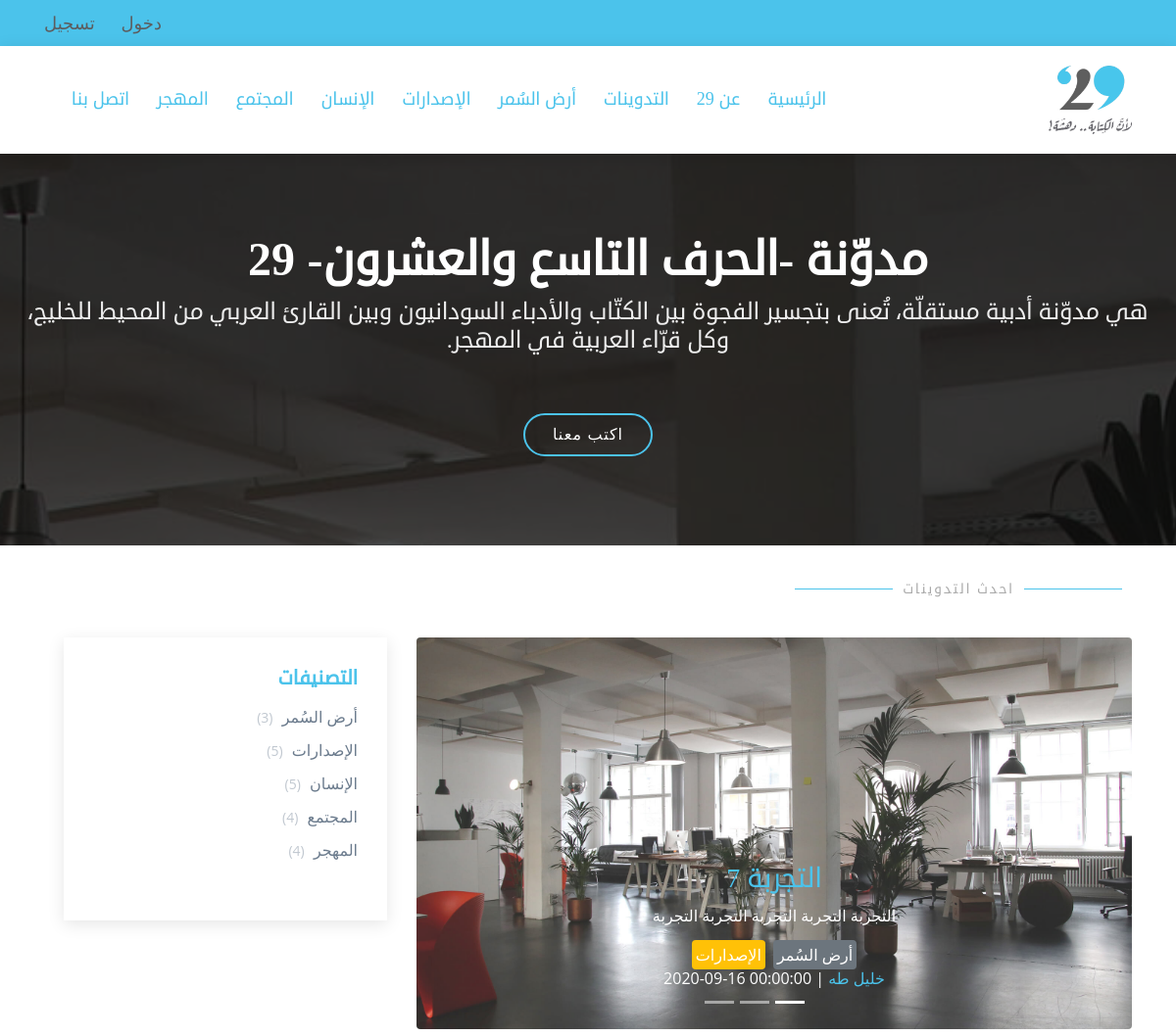
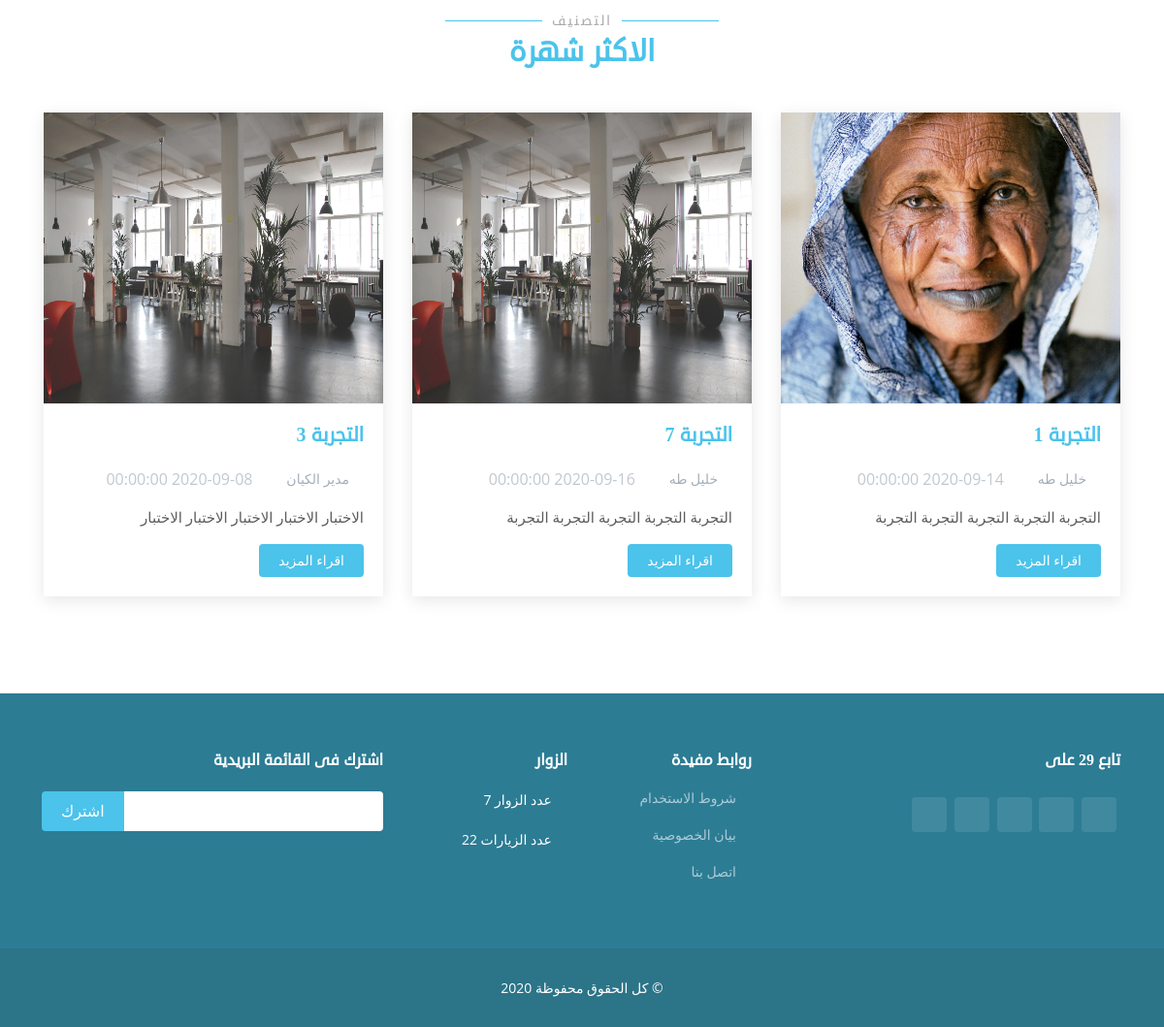
The page / on the database its author committed (2 pictures, top to bottom).
### tables this page shows
CREATE TABLE `category` (
  `cat_id` int(3) NOT NULL,
  `cat_name` varchar(50) NOT NULL,
  `cat_class` varchar(20) NOT NULL,
  `create_at` datetime NOT NULL,
  `create_by` int(5) NOT NULL,
  `update_at` datetime DEFAULT NULL,
  `update_by` int(5) DEFAULT NULL
);

CREATE TABLE `blog` (
  `b_id` int(5) NOT NULL,
  `b_user` int(5) NOT NULL,
  `b_title` varchar(100) NOT NULL,
  `b_desc` varchar(200) NOT NULL,
  `b_img` varchar(40) NOT NULL,
  `b_keywords` text NOT NULL,
  `b_blog` text NOT NULL,
  `b_accept_by` int(5) DEFAULT NULL,
  `b_accept_date` datetime DEFAULT NULL,
  `b_likes` int(5) NOT NULL DEFAULT '0',
  `b_see` int(5) NOT NULL DEFAULT '0',
  `create_at` datetime NOT NULL,
  `update_at` datetime DEFAULT NULL,
  `update_by` int(5) DEFAULT NULL
);

CREATE TABLE `staff` (
  `staff_id` int(5) NOT NULL,
  `staff_name` varchar(50) NOT NULL,
  `staff_phone` varchar(20) NOT NULL,
  `staff_email` varchar(50) NOT NULL,
  `staff_type` varchar(10) NOT NULL DEFAULT 'DR',
  `staff_address` text,
  `staff_img` varchar(20) NOT NULL DEFAULT 'user.jpg',
  `staff_active` int(1) NOT NULL DEFAULT '1',
  `staff_about` text,
  `staff_face` varchar(100) DEFAULT NULL,
  `staff_twitter` varchar(100) DEFAULT NULL,
  `staff_linked` varchar(100) DEFAULT NULL,
  `staff_instagram` varchar(100) DEFAULT NULL,
  `staff_uname` varchar(50) NOT NULL,
  `staff_pass` varchar(100) NOT NULL,
  `create_at` datetime NOT NULL,
  `create_by` int(5) DEFAULT NULL,
  `update_at` datetime DEFAULT NULL,
  `update_by` int(5) DEFAULT NULL
);

### lib/staff_settings.php (called while the page is built, shortened)
<?php
	class staff_settings
	{
		private $public_pages 			= array('login'
												,'dashboard'
												,'blog'
												);
		public function get_acsses($url)
		{
			if(array_search($url[0],$this->public_pages)!== false)
			{
				return true;
			}
			return false;
		}
	}
?>

### controller/dashboard.php (called while the page is built, shortened)
<?php
	class dashboard extends controller
	{
		function __construct()
		{
			$this->view->CSS = array();
			$this->view->JS = array('views/dashboard/JS/dash.js');
		}
		function index()
		{
			$this->view->menu 			= $this->model->menu();
			$this->view->last_blog 		= $this->model->blog('last');
			$this->view->most_read_blog = $this->model->blog('most_read');
			$this->view->most_like_blog = $this->model->blog('most_like');
			$this->view->render(array('dashboard/index'),'home');
		}
	}
?>

### index.php (called while the page is built, shortened)
<?php
	$app = new bootstrap();
?>

### lib/session.php (called while the page is built, shortened)
<?php
	class session
	{
		public static function get($key)
		{
			if(isset($_SESSION[$key]))
			{
				return $_SESSION[$key];
			}else
			{
				return false;
			}
		}
	}
?>

### lib/database.php (called while the page is built, shortened)
<?php
	class database extends PDO
	{
		function __construct()
		{
			$this->get_config();
		}
		private function get_config()
		{
			$x = $this->select("SELECT * FROM ".DB_PREFEX."config",array());
		}
		public function select($sql,$data,$fetchMode = PDO::FETCH_ASSOC)
		{
			$sth = $this->prepare($sql);
			if(count($data)>0)
			{
				foreach($data as $key => $val)
				{
					$sth->bindValue("$key",$val);
				}
			}
			$sth->execute();
			return $sth->fetchAll($fetchMode);
		}
		public function get_menu()
		{
			$x = $this->select("SELECT ".DB_PREFEX."category.*, count(blog_id) as no
								FROM ".DB_PREFEX."category
								LEFT JOIN ".DB_PREFEX."blog_category ON category = cat_id
								WHERE 1=1
								GROUP BY cat_id",array());
			$menu = array();
			foreach($x as $val)
			{
				$menu[$val['cat_id']] = array('id'=>$val['cat_id']
											,'name'=>$val['cat_name']
											,'count'=>$val['no']
											);
			}
			return $menu;
		}
	}
?>

### models/dashboard_model.php (called while the page is built, shortened)
<?php
	class dashboard_model extends model
	{
		function __construct()
		{
			parent::__construct();
		}
		public function menu()
		{
			return $this->db->get_menu();
		}
		public function blog($type="last",$limit=3)
		{
			$order = "";
			switch($type)
			{
				case "most_read": $order = "b_see"; break;
				case "most_like": $order = "b_likes"; break;
				case "last": default: $order = "b_accept_date";
			}
			$blog = array();
			$b = $this->db->select("SELECT b_id, b_title, b_desc, b_img, b_likes, b_see, b_accept_date
									,b_user, staff_name, staff_phone, staff_email, staff_img
									FROM ".DB_PREFEX."blog
									JOIN ".DB_PREFEX."staff ON b_user = staff_id
									WHERE b_accept_date IS NOT NULL
									ORDER BY $order DESC
									LIMIT $limit
									",array());
			foreach($b as $val)
			{
				$x = array('id'			=>$val['b_id'],
							'title'		=>$val['b_title'],
							'desc'		=>$val['b_desc'],
							'img'		=>$val['b_img'],
							'likes'		=>$val['b_likes'],
							'b_see'		=>$val['b_see'],
							'publish'	=>$val['b_accept_date'],
							'user'		=>$val['b_user'],
							'name'		=>$val['staff_name'],
							'phone'		=>$val['staff_phone'],
							'email'		=>$val['staff_email'],
							'user_img'	=>$val['staff_img'],
							'cat'		=>array()
							);
				$cat = $this->db->select('SELECT cat_id, cat_name,comment,cat_class
									FROM '.DB_PREFEX.'blog_category
									JOIN '.DB_PREFEX.'category ON category = cat_id
									WHERE blog_id = :ID
									',array(':ID'=>$val['b_id']));
				foreach($cat as $value)
				{
					array_push($x['cat'],array('id'=>$value['cat_id']
											,'name'=>$value['cat_name']
											,'class'=>$value['cat_class']
											,'comm'=>$value['comment']));
				}
				array_push($blog,$x);
			}
			return $blog;
		}
	}
?>

### lib/model.php (called while the page is built)
<?php
	class model
	{
		function __construct()
		{
			$this->db = new database();
		}
	}
?>

### lib/controller.php (called while the page is built, shortened)
<?php
	class controller
	{
		public function loadModel($name,$model_path)
		{
			$path = $model_path.$name.'_model.php';
			if(file_exists($path))
			{
				$this->model = new $model_name();
			}
		}
	}
?>

### views/dashboard/index.php (the view)
<section id="hero">
	<div class="hero-container" data-aos="fade-up">
		<h1>مدوّنة -الحرف التاسع والعشرون- 29</h1>
		<h2>هي مدوّنة أدبية مستقلّة، تُعنى بتجسير الفجوة بين الكتّاب والأدباء السودانيون وبين القارئ العربي من المحيط للخليج، وكل قرّاء العربية في المهجر.</h2>
		<a href="<?php echo URL ?>login/register" class="btn-get-started scrollto">اكتب معنا</a>
	</div>
</section>
<main id="main">
	<section id="blog" class="blog">
		<div class="container">
			<div class="section-title text-right">
				<h2>احدث التدوينات</h2>
			</div>
			<div class="row">
				<div class="col-lg-8">
					<div id="carouseId" class="carousel slide" data-ride="carousel">
						<ol class="carousel-indicators">
							<li data-target="#carouseId" data-slide-to="0" class="active"></li>
							<li data-target="#carouseId" data-slide-to="1"></li>
							<li data-target="#carouseId" data-slide-to="2"></li>
						</ol>
						<div class="carousel-inner">
						<?php
							$active = "active";
							foreach($this->last_blog as $val)
							{
						?>
							<div class="carousel-item <?php echo $active?>" style="">
								<img src="<?php echo URL."public/IMG/blog/".$val['img'] ?>" class="img-fluid rounded d-block w-100 h-100 slide-img" alt="">
								<div class="carousel-caption d-md-block">
									<h3> <a href="<?php echo URL."blog/details/".$val['id']?>"> <?php echo $val['title']?> </a></h3>
									<p><?php echo $val['desc']?></p>
									<div class="entry-meta">
										<div>
										<?php
											foreach($val['cat'] as $value)
											{
												echo "<span class='rounded mx-1 p-1 ".$value['class']."'>".$value['name']."</span>";
											}
										?>
										</div>
										<span> <a href="<?php echo URL."blog/user/".$val['user']?>"><i class="icofont-user"></i> <?php echo $val['name']?> </a></span> |
										<span>
											<i class="icofont-wall-clock"></i>
											<time datetime="<?php echo $val['publish']?>"> <?php echo $val['publish']?> </time>
										</span>
									</div>
								</div>
							</div>
						<?php
								$active = "";
							}
						?>
						</div>
					</div>
				</div>
				<div class="col-lg-4">
					<div class="sidebar">
						<h3 class="sidebar-title">التصنيفات</h3>
						<div class="sidebar-item categories">
							<ul>
							<?php
								foreach($this->menu as $val)
								{
									echo "<li><a href='".URL."blog/index/".$val['id']."'>".$val['name']." <span>(".$val['count'].")</span></a></li>";
								}
							?>
							</ul>
						</div>
					</div>
				</div>
			</div>
		</div>
		<br/>
		<div class="container">
			<div class="section-title">
				<h2>التصنيف</h2>
				<p>الاكثر شهرة</p>
			</div>
			<div class="row">
			<?php
				foreach($this->most_read_blog as $val)
				{
			?>
				<div class="col-lg-4  col-md-6 d-flex align-items-stretch" data-aos="fade-up">
					<article class="entry">
						<div class="entry-img">
							<img src="<?php echo URL."public/IMG/blog/".$val['img'] ?>" alt="" class="img-fluid" />
						</div>
						<h2 class="entry-title">
							<a href="<?php echo URL."blog/details/".$val['id']?>"><?php echo $val['title']?></a>
						</h2>
						<div class="entry-meta">
							<ul>
								<li class="d-flex align-items-center"><i class="icofont-user"></i> <a href="<?php echo URL."blog/user/".$val['user']?>"><?php echo $val['name']?></a></li>
								<li class="d-flex align-items-center"><i class="icofont-wall-clock"></i> <time datetime="<?php echo $val['publish']?>"><?php echo $val['publish']?></time></li>
							</ul>
						</div>
						<div class="entry-content">
							<p><?php echo $val['desc']?></p>
							<div class="read-more">
								<a href="<?php echo URL."blog/details/".$val['id']?>">اقراء المزيد </a>
							</div>
						</div>
					</article>
				</div>
			<?php
				}
			?>
			</div>
		</div>
	</section>
</main>

### lib/bootstrap.php (shortened to what this page needs)
<?php
	class bootstrap extends controller
	{
		private $_URL = NULL;
		private $_model_path = 'models/';
		private $errors = NULL;
		function __construct()
		{
			if(empty($this->_URL[1]))
			{
				$this->_URL[1] = 'index';
			}
			$access = $this->staff_settings->get_acsses($this->_URL);
			if(!$access && session::get('user_id'))
			{
				$this->errors->no_permission();
			}elseif(!$access)
			{
				header("location: ".URL."login/");
			}else
			{
				$this->_setExsistController();
			}
		}
		private function get_default_page()
		{
			if(!empty(session::get('user_type')))
			{
				return $this->staff_settings->default_page(session::get('user_type'));
			}else
			{
				return "dashboard";
			}
		}
		private function _sys_init()
		{
			$this->staff_settings 	= new staff_settings;
			$this->errors			= new errors;
		}
		private function _getURL()
		{
			$this->_URL = (isset($_GET['url']))?$_GET['url']:$this->get_default_page().'/';
			$this->_URL = rtrim($this->_URL,'/');
			if(strpos($this->_URL,"bookingfiles") === false)
			{
				$this->_URL = filter_var($this->_URL,FILTER_SANITIZE_URL);
			}
			$this->_URL = explode('/',$this->_URL);
		}
		private function _setExsistController()
		{
			$this->controller = new $this->_URL[0];
			$this->controller->loadmodel($this->_URL[0],$this->_model_path);
			if(isset($this->_URL[1]))
			{
				if(method_exists($this->controller,$this->_URL[1]))
				{
					switch(count($this->_URL))
					{
						case 2:
							$this->controller->{$this->_URL[1]}();
						break;
					}
				}else
				{
					$this->controller->index();
				}
			}else
			{
				$this->controller->index();
			}
		}
	}
?>

### views/header/header.php (shortened to what this page needs)
<!DOCTYPE html>
<html lang="ar">
<head>
	<link href="<?php echo URL ?>public/vendor/bootstrap/css/bootstrap.min.css" rel="stylesheet">
	<link href="<?php echo URL ?>public/vendor/icofont/icofont.min.css" rel="stylesheet">
	<link href="<?php echo URL ?>public/vendor/animate.css/animate.min.css" rel="stylesheet">
	<link href="<?php echo URL ?>public/CSS/style.css" rel="stylesheet">
</head>
<body>

### lib/view.php (shortened to what this page needs)
<?php
	class view
	{
		public function render($files,$class="")
		{
			$this->get_header($class);
			foreach($files as $k => $name)
			{
				$file_name = "views/".$name.".php";
				if(file_exists($file_name))
				{
					require($file_name);
				}else
				{
					$this->file_name = $name;
					require("views/error/err404.php");
				}
			}
			$this->get_footer($class);
		}
		public function get_header($class)
		{
			require("views/header/header.php");
			$this->get_menus($class);
		}
		private function get_menus($class)
		{
			if(session::get('user_type'))
			{
				require("views/menus/".session::get('user_type').".php");
				switch($class)
				{
					case 'home':
					break;
					default:
				}
			}elseif($class == 'login')
			{
				require("views/menus/bloger.php");
			}else
			{
				require("views/menus/bloger.php");
			}
		}
		public function get_footer($class)
		{
			require("views/footer/footer.php");
		}
	}
?>

### views/menus/bloger.php
<section id="topbar" class="d-none d-lg-block">
	<div class="container d-flex">
		<div class="contact-info mr-auto">
			<i class="icofont-sign-in"></i><a href="<?php echo URL ?>login">دخول</a>
			<i class="icofont-user"></i><a href="<?php echo URL ?>login/register">تسجيل</a>
		</div>
	</div>
</section>
<header id="header" class="header-inner-pages sticky-top">
	<div class="container d-flex align-items-center">
		<a href="<?php echo URL ?>" class="logo"><img src="<?php echo URL ?>public/IMG/logo.png" alt="" class="img-fluid"></a>
		<nav class="nav-menu d-none mr-auto d-lg-block">
			<ul>
				<li><a href="<?php echo URL ?>">الرئيسية</a></li>
				<li><a href="<?php echo URL ?>dashboard/about">عن 29 </a></li>
				<li><a href="<?php echo URL ?>blog/index">التدوينات</a></li>
			<?php
				foreach($this->menu as $val)
				{
					echo "<li><a href='".URL."blog/index/".$val['id']."'>".$val['name']."</a></li>";
				}
			?>
				<li><a href="<?php echo URL ?>dashboard/contact">اتصل بنا</a></li>
			</ul>
		</nav>
	</div>
</header>

### views/footer/footer.php (shortened to what this page needs)
		<footer id="footer">
			<div class="footer-top">
				<div class="container">
					<div class="row">
						<div class="col-lg-4 col-md-6">
							<div class="footer-info">
								<h4>تابع 29 على</h4>
								<div class="social-links mt-3">
									<a href="<?php echo TWITTER?>" class="twitter"><i class="icofont-twitter"></i></a>
									<a href="<?php echo FACE?>" class="facebook"><i class="icofont-facebook"></i></a>
									<a href="<?php echo INSTAGRAM?>" class="instagram"><i class="icofont-instagram"></i></a>
									<a href="<?php echo GOOGLE?>" class="google-plus"><i class="icofont-skype"></i></a>
									<a href="<?php echo LINKEDIN?>" class="linkedin"><i class="icofont-linkedin"></i></a>
								</div>
							</div>
						</div>
						<div class="col-lg-2 col-md-6 footer-links">
							<h4>روابط مفيدة</h4>
							<ul>
								<li><i class="icofont-simple-left"></i> <a href="<?php echo URL ?>dashboard/terms">شروط الاستخدام</a></li>
								<li><i class="icofont-simple-left"></i> <a href="<?php echo URL ?>dashboard/privacy">بيان الخصوصية</a></li>
								<li><i class="icofont-simple-left"></i> <a href="<?php echo URL ?>dashboard/contact">اتصل بنا</a></li>
							</ul>
						</div>
						<div class="col-lg-2 col-md-6 footer-links">
							<h4>الزوار</h4>
							<ul>
								<li><i class="icofont-users"></i>  عدد الزوار <?php echo session::get('NEW_VISIT')?></li>
								<li><i class="icofont-world"></i>  عدد الزيارات <?php echo session::get('VISIT')?></li>
							</ul>
						</div>
						<div class="col-lg-4 col-md-6 footer-newsletter">
							<h4>اشترك فى القائمة البريدية</h4>
							<form id="mail_list" method="post">
								<input type="email" name="email_list"><input id="email_list_send" type="submit" value="اشترك">
							</form>
						</div>
					</div>
				</div>
			</div>
			<div class="container">
				<div class="copyright">
					&copy; كل الحقوق محفوظة 2020
				</div>
			</div>
		</footer>
	</body>
</html>

### rows shown on the page
category: cat_name "أرض السُمر", count "3"
category: cat_name "الإصدارات", count "5"
category: cat_name "الإنسان", count "5"
category: cat_name "المهجر", count "4"
blog: b_img (picture), b_title "التجربة 7", b_desc "التجربة التجربة التجربة التجربة التجربة", name "أرض السُمر", name "الإصدارات", b_accept_by.staff_name "خليل طه", b_accept_date "2020-09-16 00:00:00"
blog: b_img (picture), b_title "التجربة 1", b_accept_by.staff_name "خليل طه", b_accept_date "2020-09-14 00:00:00", b_desc "التجربة التجربة التجربة التجربة التجربة"
blog: b_img (picture), b_title "التجربة 3", b_user.staff_name "مدير الكيان", b_accept_date "2020-09-08 00:00:00", b_desc "الاختبار الاختبار الاختبار الاختبار الاختبار"

### other values the page prints
$val['name'] "المجتمع"
$val['count'] "4"
session::get('NEW_VISIT') "7"
session::get('VISIT') "22"
